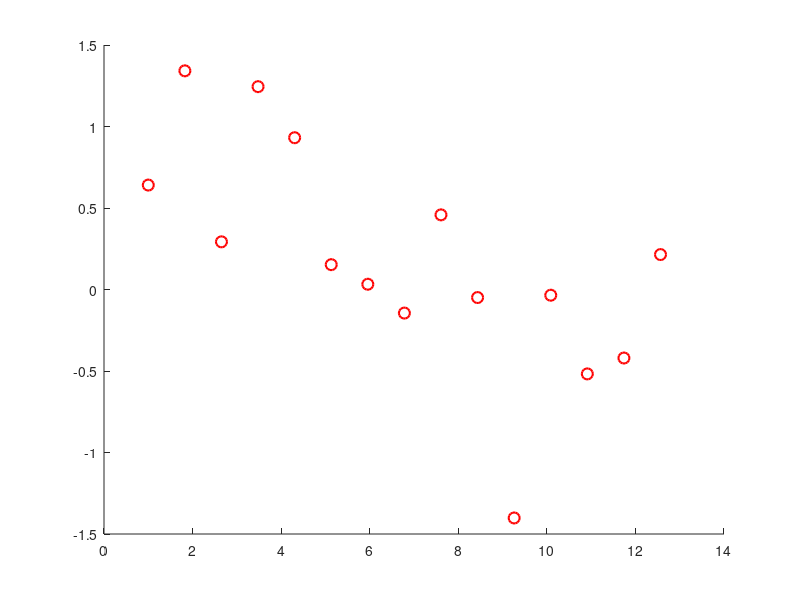

Write the MATLAB code that produced this figure. (Note: this script raises an error after producing the figure.)
%start code for project #1: linear regression
%pattern recognition, CSE583/EE552
%Weina Ge, Aug 2008
%Christopher Funk, Jan 2018

addpath export_fig/

%load the data points
load data.mat
npts = 15;
%plot the groud truth curve
figure(1)
clf
hold on;
xx = linspace(1,4*pi,npts);
yy = sin(.5*xx);
err = ones(size(xx))*0.3;
% plot the x and y color the area around the line by err (here the std)
%plot the noisy observations
plot(x,t,'ro','MarkerSize',8,'LineWidth',1.5);

%% Start your curve fitting program here
M=9;
wstar = GetWStar(x,t,M);
adjust = AdjustCoeff(x,wstar);

beta = npts/sum(power(adjust-t,2));
err1 = ones(size(xx))*(power(1/beta,0.5));
h = shadedErrorBar(xx,y,err1,{'b-','color','b','LineWidth',2},0);

plot(x,adjust,'k','MarkerSize',8,'LineWidth',1.5);

hold off; 
% Make it look good
grid on;
set(gca,'FontWeight','bold','LineWidth',2)
xlabel('x')
ylabel('t')

% Save the image into a decent resolution
export_fig sampleplot -png -transparent -r150

